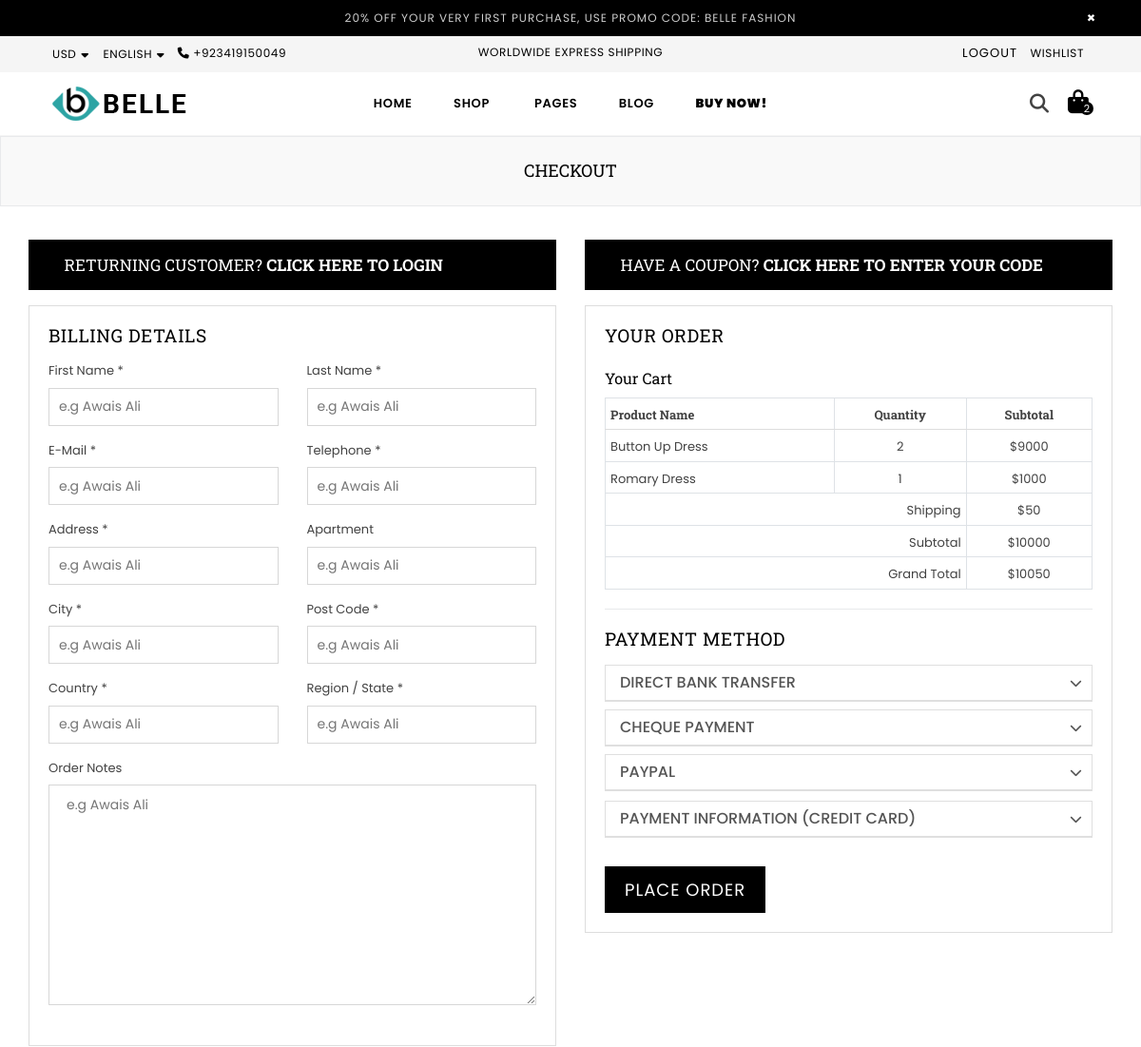
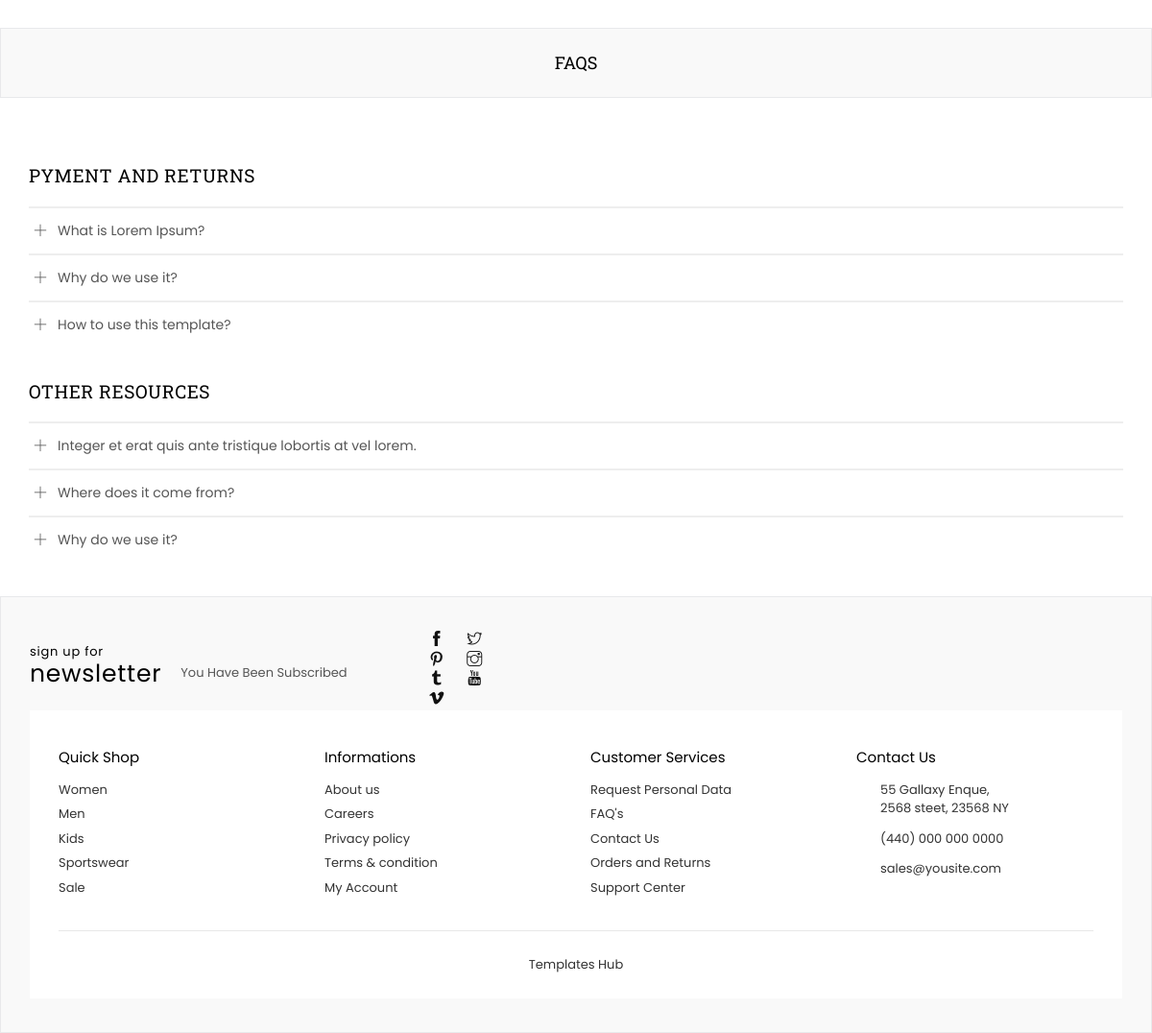
Page /checkout (signed in) on the committed database (2 pictures, top to bottom).
### app/models.py (models this page shows, shortened)
class CartItem(models.Model):
    user = models.ForeignKey(User, on_delete=models.CASCADE)
    product = models.ForeignKey(Products, on_delete=models.CASCADE)
    color = models.CharField(max_length=100)
    size = models.CharField(max_length=100)
    quantity = models.PositiveIntegerField(default=1)
    note = models.TextField(blank=True, null=True)  # Optional notes for the cart item
    terms_accepted = models.BooleanField(default=False)  # Terms acceptance status
    class Meta:
        constraints = [
            models.UniqueConstraint(fields=['user', 'product', 'color', 'size'], name='unique_cart_item')
        ]

class Products(models.Model):
    name=models.CharField(max_length=100)
    description=models.TextField()
    slug=models.SlugField(max_length=50,unique=True,blank=True)
    in_stock=models.BooleanField()
    stock_quantity=models.IntegerField()
    last_update=models.DateTimeField(auto_now=True)
    sku=models.CharField(max_length=50)
    view_count=models.IntegerField(null=True,blank=True)
    price=models.IntegerField()
    striked_price=models.IntegerField(blank=True,null=True,default=0)
    product_type=models.CharField(max_length=20)
    labels=models.ManyToManyField(Labels,max_length=20)
    wishlist=models.ManyToManyField(User,related_name='wishlist',blank=True)
    collections=models.CharField(max_length=50)
    main_image= models.ImageField(upload_to='products/')  # Shown by default
    hover_image= models.ImageField(upload_to='products/')  # Shown on hover
    tag=models.ManyToManyField('Tag',related_name='products',blank=True)
    sizes = models.ManyToManyField(Size, related_name='products', blank=True)
    color = models.ManyToManyField(Color, related_name='productscolor', blank=True)
    brand=models.ForeignKey(Brand, on_delete=models.CASCADE,related_name='brand',blank=True)
    class Meta:
        verbose_name = "Product"  # Correct singular form
        verbose_name_plural = "Products"  # Correct plural form

### app/views.py (the view)
# urls.py: path("checkout",views.Checkout,name="checkout"),
def Checkout(request):
    payment_form = PaymentForm()
    cart_items = CartItem.objects.filter(user=request.user)
    buy_now_data = request.session.pop('buy_now', None)  # Retrieve and clear Buy Now session data
    if request.method == 'POST':
        form = CheckoutForm(request.POST)
        payment_form = PaymentForm(request.POST)
        if form.is_valid() and payment_form.is_valid():
            checkout = form.save(commit=False)
            checkout.user = request.user
            checkout.save()
            order = Order.objects.create(
                user=request.user,
                first_name=checkout.first_name,
                last_name=checkout.last_name,
                email=checkout.email,
                phone_number=checkout.phone_number,
                address=checkout.address,
                apartment=checkout.appartment,
                city=checkout.city,
                postal_code=checkout.postal_code,
                country=checkout.country,
                state=checkout.state,
                notes=checkout.notes,
                terms_accepted=False,
                total_price=0,  # To calculate later
            )
            payment = payment_form.save(commit=False)
            payment.order = order
            payment.save()
            if buy_now_data and all(
                key in buy_now_data for key in ["product_id", "quantity", "color", "size"]
            ):
                try:
                    product = Products.objects.get(id=buy_now_data["product_id"])
                    OrderItem.objects.create(
                        order=order,
                        product=product,
                        quantity=buy_now_data["quantity"],
                        price=product.price,
                        color=buy_now_data["color"],
                        size=buy_now_data["size"],
                    )
                    total_price = product.price * buy_now_data["quantity"]
                except Products.DoesNotExist:
                    messages.error(request, "The selected product does not exist.")
                    return redirect('cart')
            else:
                total_price = 0
                for item in cart_items:
                    OrderItem.objects.create(
                        order=order,
                        product=item.product,
                        quantity=item.quantity,
                        price=item.product.price,
                        color=item.color,
                        size=item.size,
                    )
                    total_price += item.product.price * item.quantity
                cart_items.delete()
            order.total_price = total_price
            order.save()
            messages.success(request, 'Your order has been placed successfully!')
            return redirect('order_confirmation')
        else:
            messages.error(request, 'Please fill in all the required fields.')
            return redirect('checkout')
    else:
        form = CheckoutForm()
    if buy_now_data and all(
        key in buy_now_data for key in ["product_id", "quantity", "color", "size"]
    ):
        try:
            product = Products.objects.get(id=buy_now_data["product_id"])
            subtotal = product.price * buy_now_data["quantity"]
            grand_total = subtotal + 50  # Add shipping
            context = {
                'payment_form': payment_form,
                'form': form,
                'buy_now': {
                    'product': product,
                    'quantity': buy_now_data["quantity"],
                    'color': buy_now_data["color"],
                    'size': buy_now_data["size"],
                    'subtotal': subtotal,
                },
                'shipping_cost': 50,
                'grand_total': grand_total,
            }
        except Products.DoesNotExist:
            messages.error(request, "The selected product does not exist.")
            return redirect('cart')
    else:
        for cart_item in cart_items:
            cart_item.subtotal = cart_item.quantity * cart_item.product.price
        shipping_cost = 50
        subtotal = sum(item.subtotal for item in cart_items)
        grand_total = subtotal + shipping_cost
        context = {
            'payment_form': payment_form,
            'form': form,
            'cart_items': cart_items,
            'subtotal': subtotal,
            'shipping_cost': shipping_cost,
            'grand_total': grand_total,
        }
    return render(request, 'app/checkout.html', context)

### app/templates/app/checkout.html (shortened to what this page needs)
{% extends "base.html" %} {% load static %} {% block title %} BELLE | CHECKOUT {% endblock title %} {% block content %}
<div id="page-content">
  <div class="page section-header text-center">
    <div class="page-title">
      <div class="wrapper"><h1 class="page-width">Checkout</h1></div>
    </div>
  </div>
  <div class="container">
    <div class="row">
      <div class="col-xl-6 col-lg-6 col-md-6 col-sm-12 mb-3">
        <div class="customer-box returning-customer">
          <h3>
            <i class="icon anm anm-user-al"></i> Returning customer?
            <a
              href="#customer-login"
              id="customer"
              class="text-white text-decoration-underline"
              data-toggle="collapse"
              >Click here to login</a
            >
          </h3>
        </div>
      </div>
      <div class="col-xl-6 col-lg-6 col-md-6 col-sm-12 mb-3">
        <div class="customer-box customer-coupon">
          <h3 class="font-15 xs-font-13">
            <i class="icon anm anm-gift-l"></i> Have a coupon?
            <a
              href="#have-coupon"
              class="text-white text-decoration-underline"
              data-toggle="collapse"
              >Click here to enter your code</a
            >
          </h3>
        </div>
      </div>
    </div>
    <form method="POST">
      <div class="row billing-fields">
        <div class="col-xl-6 col-lg-6 col-md-6 col-sm-12 sm-margin-30px-bottom">
          <div class="create-ac-content bg-light-gray padding-20px-all">
            <fieldset>
              <h2 class="login-title mb-3">Billing details</h2>
              <div class="row">
                <div class="form-group col-md-6 col-lg-6 col-xl-6 required">
                  <label for="id_first_name"
                    >First Name <span class="required-f">*</span></label
                  >
                  {{ form.first_name }}
                </div>
                <div class="form-group col-md-6 col-lg-6 col-xl-6 required">
                  <label for="id_last_name"
                    >Last Name <span class="required-f">*</span></label
                  >
                  {{ form.last_name }}
                </div>
              </div>
              <div class="row">
                <div class="form-group col-md-6 col-lg-6 col-xl-6 required">
                  <label for="id_email"
                    >E-Mail <span class="required-f">*</span></label
                  >
                  {{ form.email }}
                </div>
                <div class="form-group col-md-6 col-lg-6 col-xl-6 required">
                  <label for="id_phone_number"
                    >Telephone <span class="required-f">*</span></label
                  >
                  {{ form.phone_number }}
                </div>
              </div>
            </fieldset>
            <fieldset>
              <div class="row">
                <div class="form-group col-md-6 col-lg-6 col-xl-6 required">
                  <label for="id_address"
                    >Address <span class="required-f">*</span></label
                  >
                  {{ form.address }}
                </div>
                <div class="form-group col-md-6 col-lg-6 col-xl-6">
                  <label for="id_appartment"
                    >Apartment </label
                  >
                  {{ form.appartment }}
                </div>
              </div>
              <div class="row">
                <div class="form-group col-md-6 col-lg-6 col-xl-6 required">
                  <label for="id_city"
                    >City <span class="required-f">*</span></label
                  >
                  {{ form.city }}
                </div>
                <div class="form-group col-md-6 col-lg-6 col-xl-6 required">
                  <label for="id_postal_code"
                    >Post Code <span class="required-f">*</span></label
                  >
                  {{ form.postal_code }}
                </div>
              </div>
              <div class="row">
                <div class="form-group col-md-6 col-lg-6 col-xl-6 required">
                  <label for="id_country"
                    >Country <span class="required-f">*</span></label
                  >
                  {{ form.country }}
                </div>
                <div class="form-group col-md-6 col-lg-6 col-xl-6 required">
                  <label for="id_state"
                    >Region / State <span class="required-f">*</span></label
                  >
                  {{ form.state }}
                </div>
              </div>
            </fieldset>
            <fieldset>
              <div class="row">
                <div class="form-group col-md-12 col-lg-12 col-xl-12">
                  <label for="id_notes"
                    >Order Notes </label
                  >
                  {{ form.notes }}
                </div>
              </div>
            </fieldset>
          </div>
        </div>
        <div class="col-xl-6 col-lg-6 col-md-6 col-sm-12">
          <div class="your-order-payment">
            <div class="your-order">
              <h2 class="order-title mb-4">Your Order</h2>
              <div class="table-responsive-sm order-table">
                {% if buy_now %}
                  <h3>Buy Now</h3>
                  <table class="bg-white table table-bordered table-hover text-center">
                    <thead>
                      <tr>
                        <th class="text-left">Product Name</th>
                        <th>Quantity</th>
                        <th>Color</th>
                        <th>Size</th>
                        <th>Subtotal</th>
                      </tr>
                    </thead>
                    <tbody>
                      <tr>
                        <td class="text-left">{{ buy_now.product.name }}</td>
                        <td>{{ buy_now.quantity }}</td>
                        <td>{{ buy_now.color }}</td>
                        <td>{{ buy_now.size }}</td>
                        <td>${{ buy_now.subtotal }}</td>
                      </tr>
                    </tbody>
                    <tfoot class="font-weight-600">
                      <tr>
                        <td colspan="4" class="text-right">Shipping</td>
                        <td>${{ shipping_cost }}</td>
                      </tr>
                      <tr>
                        <td colspan="4" class="text-right">Total</td>
                        <td>${{ grand_total }}</td>
                      </tr>
                    </tfoot>
                  </table>
                {% else %}
                  <h3>Your Cart</h3>
                  <table class="bg-white table table-bordered table-hover text-center">
                    <thead>
                      <tr>
                        <th class="text-left">Product Name</th>
                        <th>Quantity</th>
                        <th>Subtotal</th>
                      </tr>
                    </thead>
                    <tbody>
                      {% for item in cart_items %}
                        <tr>
                          <td class="text-left">{{ item.product.name }}</td>
                          <td>{{ item.quantity }}</td>
                          <td>${{ item.subtotal }}</td>
                        </tr>
                      {% endfor %}
                    </tbody>
                    <tfoot class="font-weight-600">
                      <tr>
                        <td colspan="2" class="text-right">Shipping</td>
                        <td>${{ shipping_cost }}</td>
                      </tr>
                      <tr>
                        <td colspan="2" class="text-right">Subtotal</td>
                        <td>${{ subtotal }}</td>
                      </tr>
                      <tr>
                        <td colspan="2" class="text-right">Grand Total</td>
                        <td>${{ grand_total }}</td>
                      </tr>
                    </tfoot>
                  </table>
                {% endif %}
              </div>
            </div>
            <hr />
            <div class="your-payment">
              <h2 class="payment-title mb-3">payment method</h2>
              <div class="payment-method">
                <div class="payment-accordion">
                  <div class="card mb-2">
                    <div class="card-header">
                      <a class="card-link" data-toggle="collapse" href="#collapseOne">
                        Direct Bank Transfer
                      </a>
                    </div>
                  </div>
                  <div class="card mb-2">
                    <div class="card-header">
                      <a class="collapsed card-link" data-toggle="collapse" href="#collapseTwo">
                        Cheque Payment
                      </a>
                    </div>
                  </div>
                  <div class="card margin-15px-bottom border-radius-none">
                    <div class="card-header">
                      <a class="collapsed card-link" data-toggle="collapse" href="#collapseThree">
                        PayPal
                      </a>
                    </div>
                  </div>
                  <div class="card mb-2">
                    <div class="card-header">
                      <a class="collapsed card-link" data-toggle="collapse" href="#collapseFour">
                        Payment Information (Credit Card)
                      </a>
                    </div>
                  </div>
                </div>
                <div class="order-button-payment">
                  <button class="btn" value="Place order" type="submit">
                    Place order
                  </button>
                </div>
              </div>
            </div>
          </div>
        </div>
      </div>
    </form>
  </div>
</div>
{% endblock content %}

### rows in the picture
CartItem: product.name "Button Up Dress", quantity "2", subtotal "9000"
CartItem: product.name "Romary Dress", quantity "1", subtotal "1000"

### other values in the picture
{{ total_item }} "2"
{{ shipping_cost }} "50"
{{ subtotal }} "10000"
{{ grand_total }} "10050"
